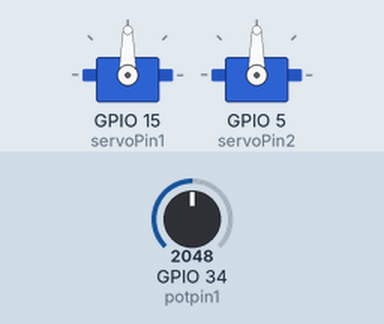
This program was run on a simulated ESP32. Parts: 2 × servo. Inputs (shaded band) come from the test bench; at power-on: GPIO 34 (potpin1) = 2048. What the program prints to the serial monitor is not drawn.

Above: at 1.2 s.
1.3 s: GPIO 34 (potpin1) set to 2866
At 1.8 s:
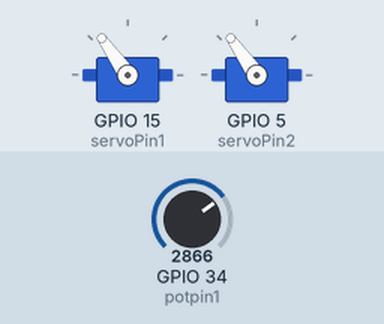
2.8 s: GPIO 34 (potpin1) set to 3603
At 4.0 s:
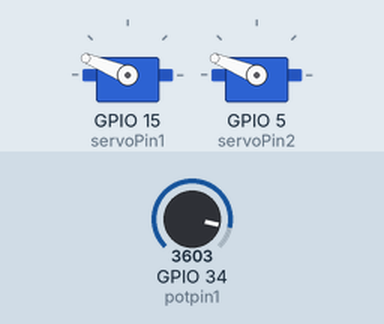
4.3 s: GPIO 34 (potpin1) set to 4095
At 5.2 s:
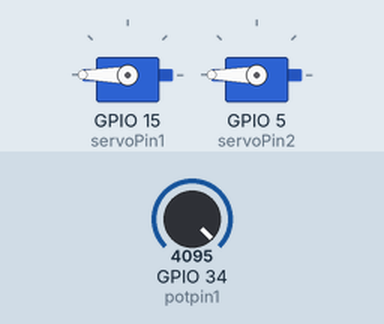
5.8 s: GPIO 34 (potpin1) set to 1228
At 6.4 s:
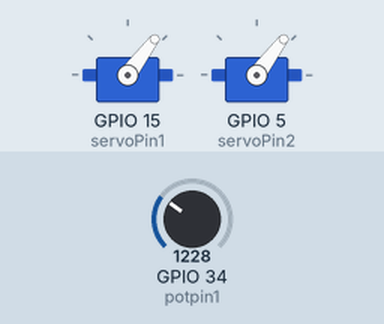
7.3 s: GPIO 34 (potpin1) set to 491
At 8.7 s:
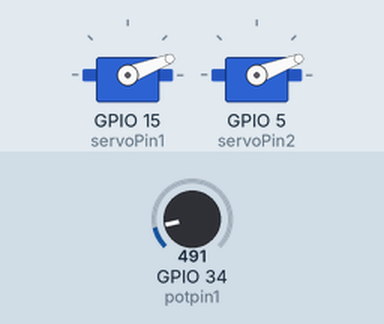
Timing chart, 0 to 9.8 s (numbered marks = the images above; inputs shaded):
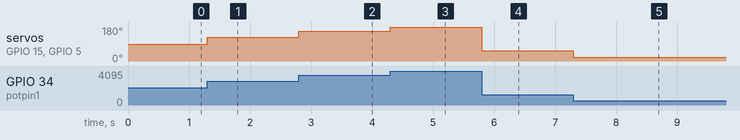

The program:

main.cpp
```cpp
#include <Arduino.h>
#include <ESP32Servo.h>

static const int servoPin1 = 15;
static const int servoPin2 = 5;
static const int potpin1 = 34;

Servo servo1;   // creates an instance of a servo object (library defines the class, but this code creates an instance of the class)
Servo servo2;   // creates an instance of a servo object (library defines the class, but this code creates an instance of the class)


void setup() {
  Serial.begin(921600); // Initialzes baude rate for monitor
  servo1.attach(servoPin1);//connects servo to the output pin we are targeting (15 in this case)
  servo2.attach(servoPin2);//connects servo to the output pin we are targeting (5 in this case)
  Serial.println("Enter angle (0-180)");
}

void loop() {
    int potvalue =analogRead(potpin1); //reads the value from the potentiometer

    int angle = map(potvalue,0,4095,0,180); //maps the value from the potentiometer to a value between 0 and 180

    servo1.write(angle);
    servo2.write(angle);
}


// #include <Arduino.h>
// #include <ESP32Servo.h> //

// static const int servoPin1 = 15;
// static const int servoPin2 = 5;

// Servo servo1; // creates an instance of a servo object (library defines the class, but this code creates an instance of the class)
// Servo servo2; // creates an instance of a servo object (library defines the class, but this code creates an instance of the class)

// void setup() {
//   Serial.begin(921600); // Initialzes baude rate for monitor
// servo1.attach(servoPin1);//connects servo to the output pin we are targeting (15 in this case)
// servo2.attach(servoPin2);//connects servo to the output pin we are targeting (5 in this case)
//   Serial.println("Enter angle (0-180)");
// }


// void loop() {
// if (Serial.available() >0){
//   String input1 = Serial.readStringUntil('\n');
//   delay(100);
//   String input2 = Serial.readStringUntil('\n');
//   delay(50);
//   int angle1 = input1.toInt(); // Converts the string to an interger
//   int angle2 = input2.toInt();
//   if (angle1 >=0 && angle1 <=180){
//     servo1.write(angle1);

//     Serial.print("moving servo1 to ");

//     Serial.print(angle1);

//     Serial.println(" degrees");
//   } else {
//     Serial.println("Please enter an angle between 0 and 180");
//   }
//   if (angle2 >=0 && angle2 <180){
//     servo2.write(angle2);

//     Serial.print("moving servo2 to ");

//     Serial.print(angle2);

//     Serial.println(" degrees");
//   } else {
//     Serial.println("Please enter an angle between 0 and 180");
//   }
// }


//   /* Works with Input from Serial Monitor
//   if (Serial.available() >0) { //Check if data is available to read; ie. if monitor is up and running
//   int angle = Serial.parseInt(); //Reads the data from the monitor and stores it in the variable angle
//   Serial.println(angle); //Prints the angle to the monitor
//   servo1.write(angle); //Writes the angle to the servo
// }
//   */


// /* Hardcoded version
//  for(int posDegrees = 0; posDegrees <= 180; posDegrees++){
//   // increments of 1 from 0 to 180, then delay , then back down to 0 in increments of 1 from 180, then delay
//   servo1.write(posDegrees);
//   Serial.println(posDegrees);
//   delay(50);
//  }

//  for(int posDegrees = 180; posDegrees >=0; posDegrees--){//Decrements of 1 from 180 to 0, in delays of 20 ms
//   servo1.write(posDegrees);
//   Serial.println(posDegrees);
//   delay(20);
//  }
// */

//   // put your main code here, to run repeatedly:
// }
```

Measured:
- after the input at 1.3 s, servo on GPIO 15 (servoPin1), servo on GPIO 5 (servoPin2): 90° → 125° at once
- after the input at 2.8 s, servo on GPIO 15 (servoPin1), servo on GPIO 5 (servoPin2): 125° → 158° at once
- after the input at 4.3 s, servo on GPIO 15 (servoPin1), servo on GPIO 5 (servoPin2): 158° → 180° at once
- after the input at 5.8 s, servo on GPIO 15 (servoPin1), servo on GPIO 5 (servoPin2): 180° → 53° at once
- after the input at 7.3 s, servo on GPIO 15 (servoPin1), servo on GPIO 5 (servoPin2): 53° → 21° at once
